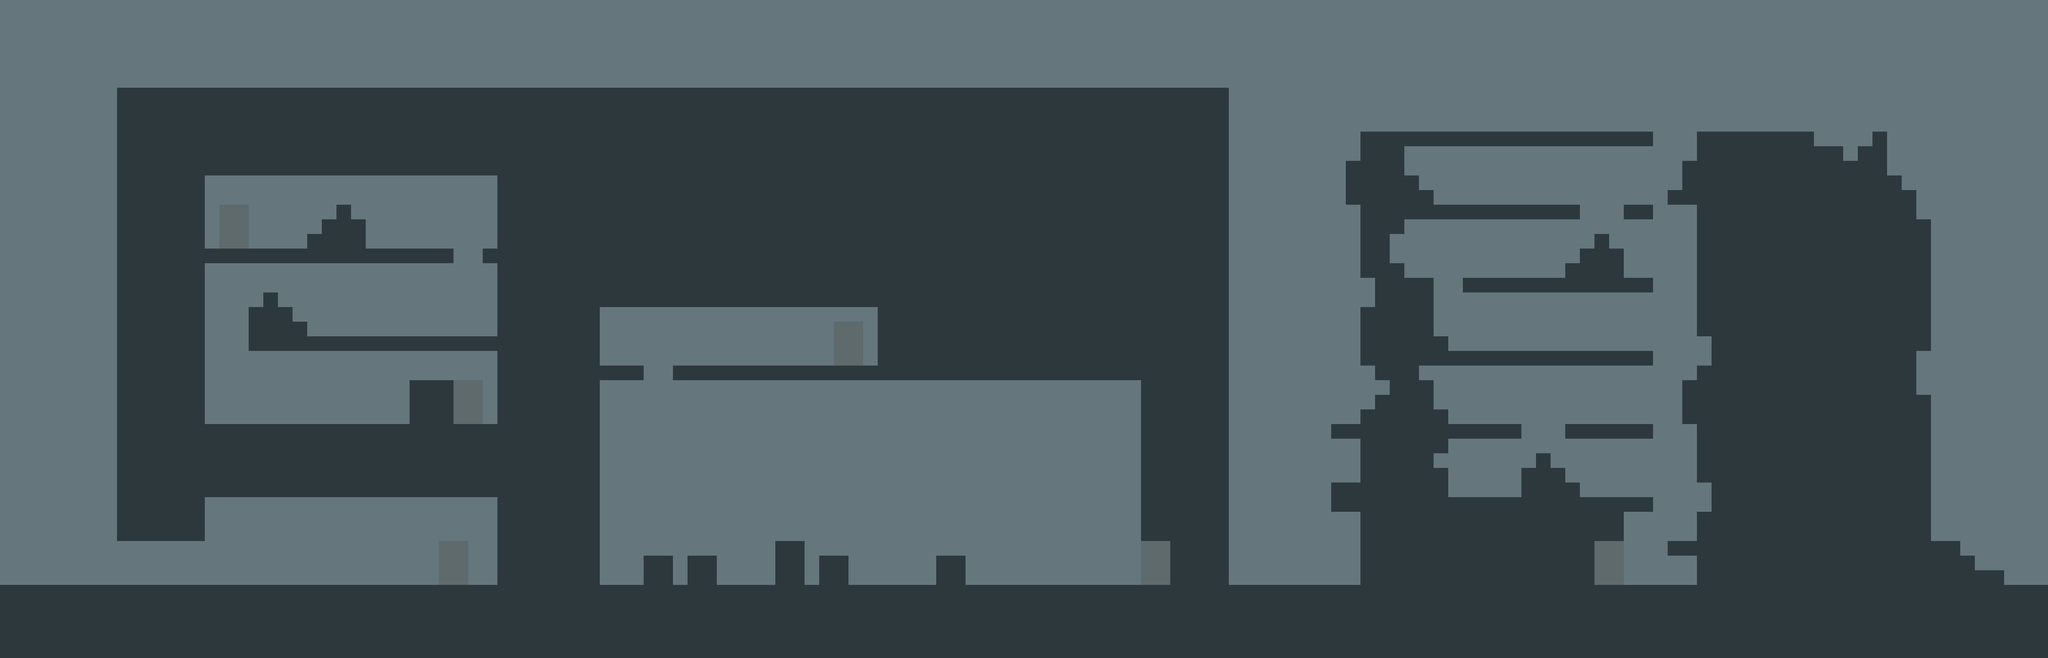

Rendered tile map (Tiled .tmx) drawn with the repository's tilesets; below, a short description and the map source with its tile grids summarised:
An orthogonal 140x45 tile map with 32x32 px tiles, 3 tile layers (fond, objets, collisions).

<map version="1.9" tiledversion="1.9.2" orientation="orthogonal" renderorder="right-down" width="140" height="45" tilewidth="32" tileheight="32" infinite="0" nextlayerid="4" nextobjectid="1">
 <editorsettings>
  <export target="niveau3_placeholder.json" format="json" />
 </editorsettings>
 <tileset firstgid="1" name="tileset" tilewidth="32" tileheight="32" tilecount="400" columns="20">
  <image source="tileset_placeholder.png" width="640" height="640" />
 </tileset>
 <layer id="1" name="fond" width="140" height="45">
  <data>[6300 cells, 6300 non-empty, 1 distinct tile ids]</data>
 </layer>
 <layer id="3" name="objets" width="140" height="45">
  <data>[6300 cells, 42 non-empty, 1 distinct tile ids]</data>
 </layer>
 <layer id="2" name="collisions" width="140" height="45">
  <data>[6300 cells, 3080 non-empty, 1 distinct tile ids]</data>
 </layer>
</map>
